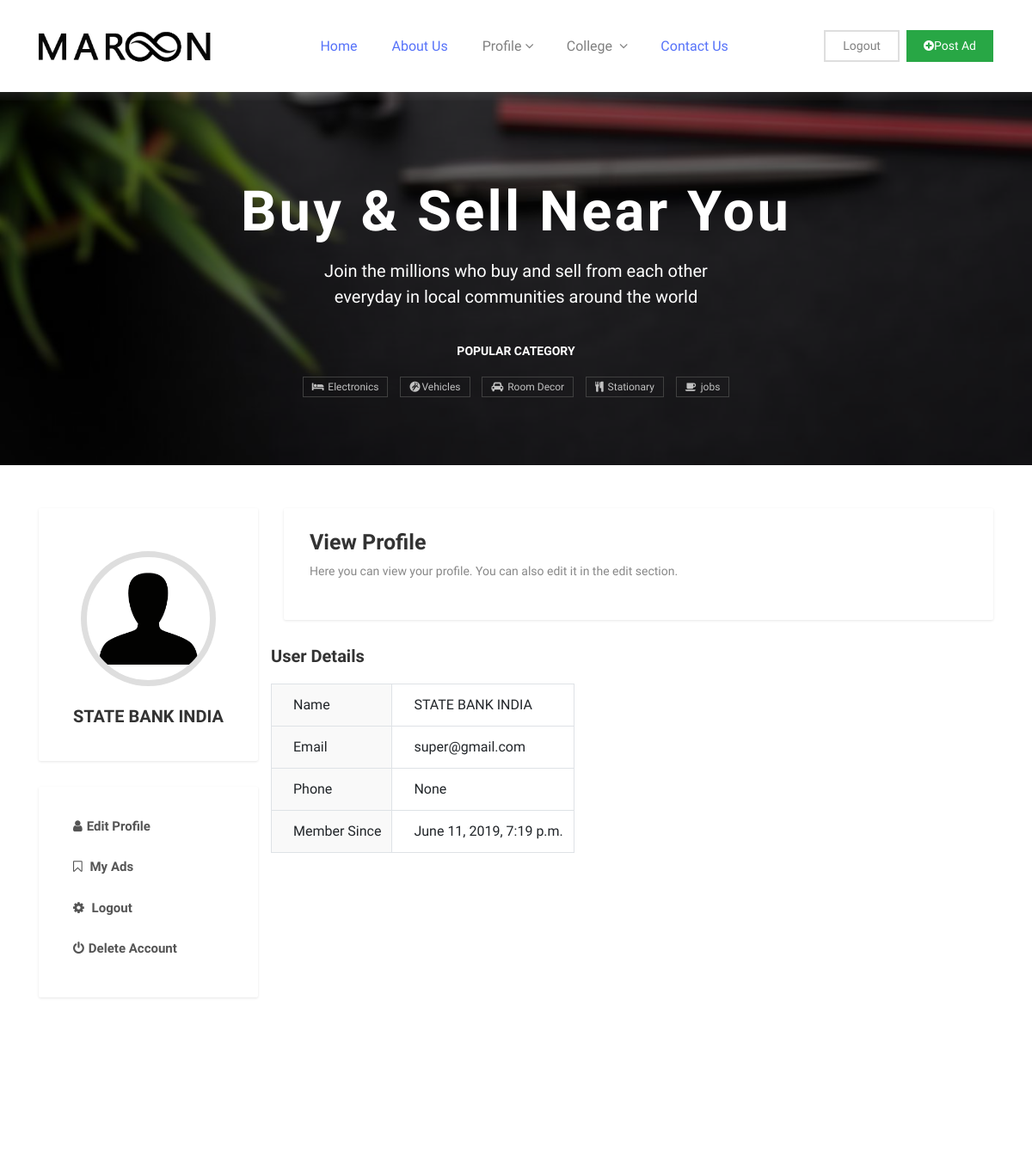
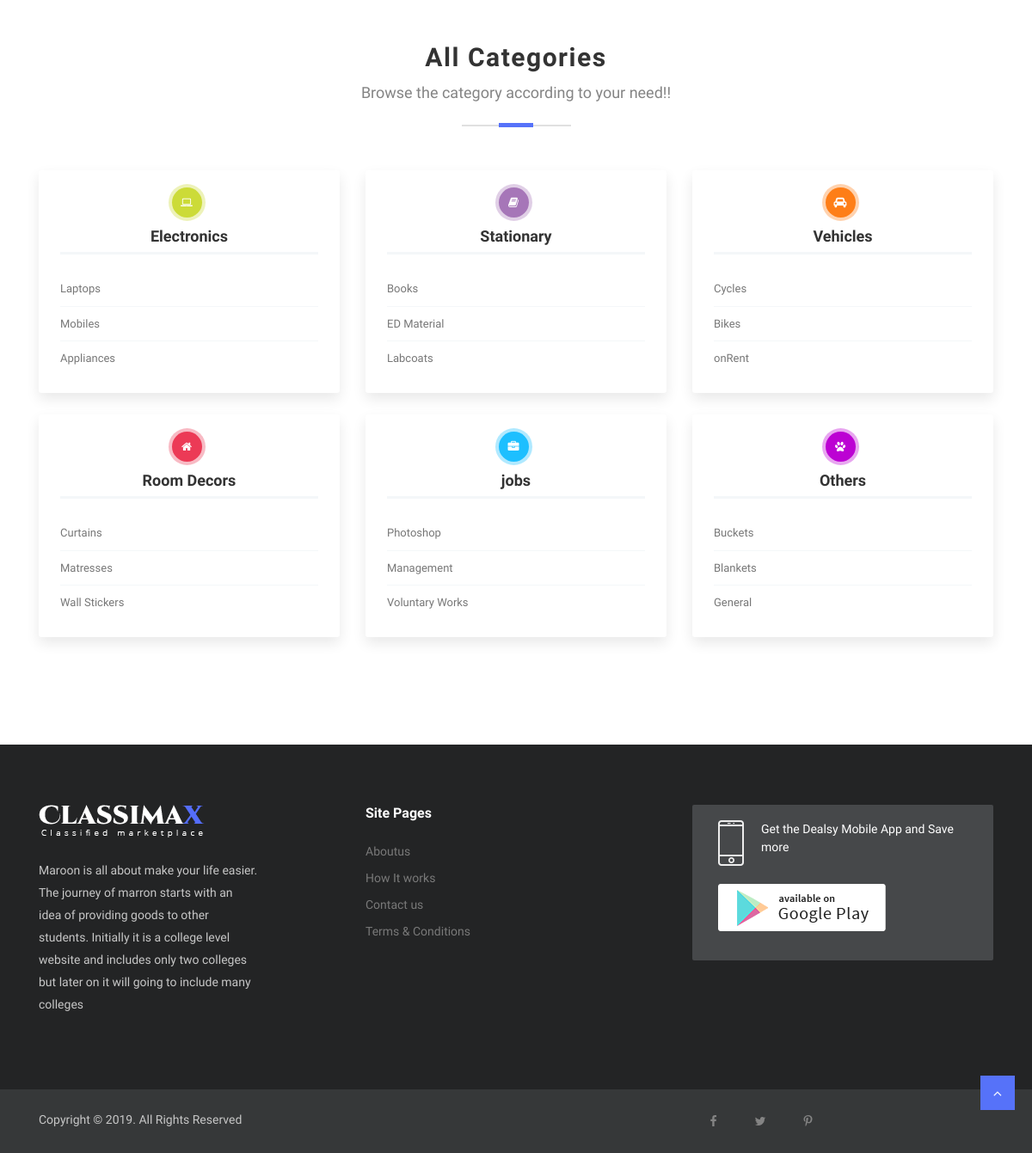
The app's page /accounts/profile/ (signed in) with its own data (2 pictures, top to bottom).
### accounts/models.py (models this page shows, shortened)
class User(AbstractBaseUser):
    email = models.EmailField(
        verbose_name='email address',
        max_length=255,
        unique=True,
    )
    college_name = models.CharField(max_length=20, choices=COLLEGE_CHOICES, default='')
    phone = PhoneNumberField(unique = True, null=True, blank = False, region = 'IN', max_length = 13)
    first_name = models.CharField( max_length=20 , null = True, blank = False)
    last_name = models.CharField(max_length = 20 , null = True, blank = False)
    active = models.BooleanField(default=True)
    staff = models.BooleanField(default=False) # a admin user; non super-user
    admin = models.BooleanField(default=False) # a superuser
    date = models.DateTimeField(default=datetime.now, blank=True, null = True)
    USERNAME_FIELD = 'email'
    REQUIRED_FIELDS = ['first_name','last_name','college_name','phone'] # Email & Password are required by default.
    objects = UserManager()
    @property
    def is_active(self):
        return self.active

### accounts/views.py (the view)
# urls.py: path('profile/', views.profile_view, name = 'profile'),
def profile_view(request, *args, **kwargs):
    if request.user.is_authenticated:
        return render(request, 'profile.html',{})
    else:
        return redirect('accounts:login')

### templates/profile.html (shortened to what this page needs)
{% extends "base.html" %}
{% load static %}
{% block content %}
<section class="user-profile section">
	<div class="container">
		<div class="row">
			<div class="col-md-10 offset-md-1 col-lg-3 offset-lg-0">
				<div class="sidebar">
					<div class="widget user">
						<div class="image d-flex justify-content-center">
							<img src="{% static 'images/user.png'%}" alt="" class="">
						</div>
						<h5 class="text-center">{{user.first_name}} {{user.last_name}}</h5>
					</div>
                    <div class="widget user-dashboard-menu">
                      <ul>
                    <li  ><a href="{% url 'accounts:update_user_profile'%}"><i class="fa fa-user"></i>Edit Profile </a></li>
                            <li class=""><a href="{% url 'accounts:myads'%}"><i class="fa fa-bookmark-o"></i> My Ads</a></li>
                            <li><a href="" data-toggle="modal" data-target="#logoutaccount"><i class="fa fa-cog"></i> Logout</a></li>
                            <li><a href="" data-toggle="modal" data-target="#deleteaccount"><i class="fa fa-power-off"></i>Delete
                  Account</a></li>
                    </ul>
          </div>
				</div>
			</div>
			<div class="col-md-10 offset-md-1 col-lg-9 offset-lg-0">
				<div class="widget welcome-message">
					<h2>View Profile</h2>
					<p>Here you can view your profile. You can also edit it in the edit section.</p>
				</div>
				<div class="row">
    					<div class="tab-pane" id="pills-profile" role="tabpanel" aria-labelledby="pills-profile-tab">
								<h3 class="tab-title">User Details</h3>
								<table class="table table-bordered product-table">
									<tbody>
										<tr>
											<td>Name</td>
											<td>{{request.user.first_name}} {{request.user.last_name}}</td>
										</tr>
										<tr>
											<td>Email</td>
											<td>{{request.user.email}}</td>
										</tr>
										<tr>
											<td>Phone</td>
											<td>{{request.user.phone}}</td>
										</tr>
										<tr>
											<td>Member Since</td>
											<td>{{request.user.date}}</td>
										</tr>
									</tbody>
								</table>
							</div>
				</div>
			</div>
		</div>
	</div>
</section>
{% endblock content %}

### static/css/style.css (style rules this page uses)
body { line-height: 1.5; font-family: "Muli", sans-serif; }
p, li, input, select, button { font-family: "Muli", sans-serif; color: #666; font-size: 14px; font-weight: 400; }
h1, h2, h3, h4, h5, h6 { font-family: "Muli", sans-serif; font-weight: 600; color: #333; }
p { color: #666; }
h2 { font-size: 25px; }
h3 { font-size: 20px; }
p { color: #888; }
ol, ul { margin: 0; padding: 0; list-style: none; }
a { transition: all .3s ease-in 0s; color: #000; }
.section { padding: 100px 0; }
.user-profile, .dashboard { padding-top: 50px; }
.user-dashboard-menu li { margin-bottom: 5px; }
.user-dashboard-menu li a { padding: 10px; font-size: 15px; display: block; font-weight: 600; color: #555; }
.user-dashboard-menu li a i { margin-right: 5px; }
.product-table { margin-top: 20px; }
.product-table tr td:first-child { background: #f9f9f9; }
.product-table tr td { padding-left: 25px; }
.widget { background: #fff; box-shadow: 0px 1px 3px 0px rgba(0, 0, 0, 0.1); padding: 25px 30px 30px; margin-bottom: 30px; border-radius: 2px; }
.widget.user { padding-top: 50px; }
.widget.user .image img { width: 157px; height: 157px; border-radius: 100%; border: 7px solid #dedede; }
.widget.user h5 { font-size: 20px; margin-top: 23px; font-weight: bold; margin-bottom: 10px; }

### records on screen
User: first_name "STATE BANK", last_name "INDIA", user.first_name "STATE BANK", user.last_name "INDIA", user.email "super@gmail.com", user.phone "None", user "June 11, 2019, 7:19 p.m."
